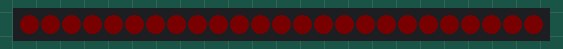
This program was run on a simulated CircuitPython board. Parts: 25 RGB LEDs in strip order, left to right. Dim RGB values are drawn brighter than linear.

Above: at 0.1 s.
At 1.1 s:
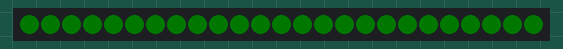
At 2.1 s:
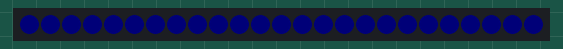

The program:

neopixel_example.py
```python
import time
import board
import neopixel

pixel_pin = board.D10

# The number of NeoPixels
num_pixels = 25

ORDER = neopixel.GRB

pixels = neopixel.NeoPixel(
    pixel_pin, num_pixels, brightness=0.01, auto_write=False, pixel_order=ORDER
)

while True:
    pixels.fill((255, 0, 0))
    pixels.show()
    time.sleep(1)
    pixels.fill((0, 255, 0))
    pixels.show()
    time.sleep(1)
    pixels.fill((0, 0, 255))
    pixels.show()
    time.sleep(1)
```

Measured:
- by itself, everything shown: repeats every 3.0 s, in 3 steps
- what the display in image 1 shows lasts 1.0 s, from 1.0 s to 2.0 s
